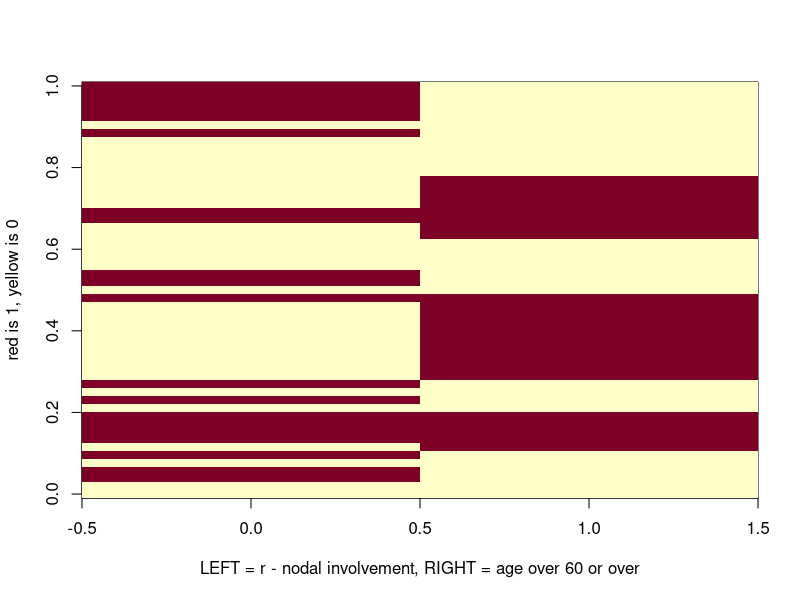
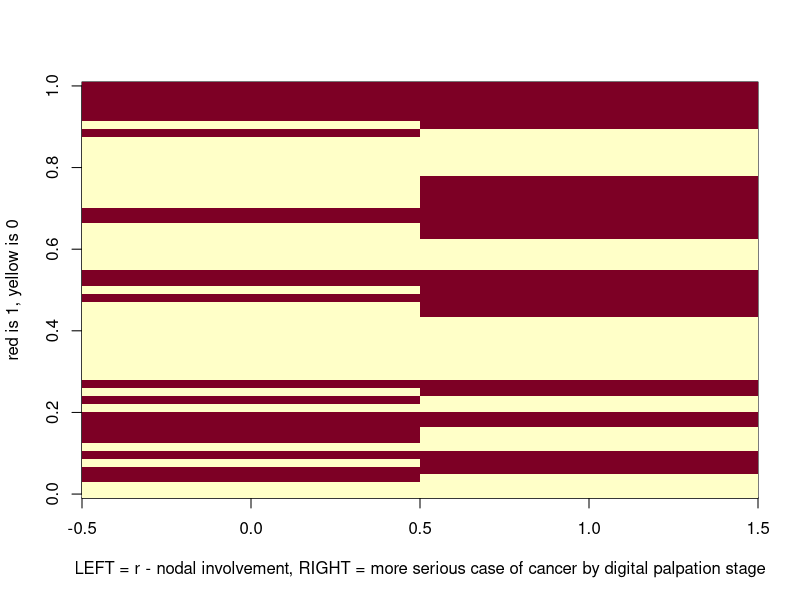
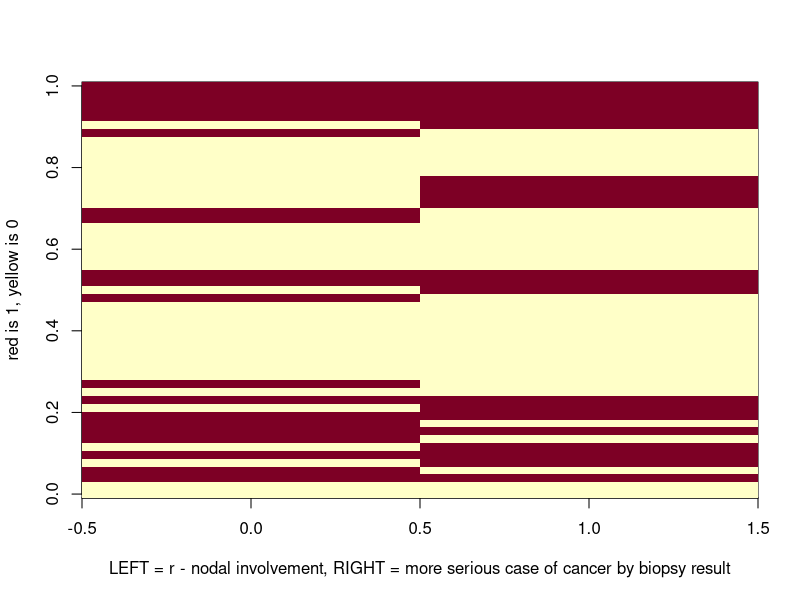
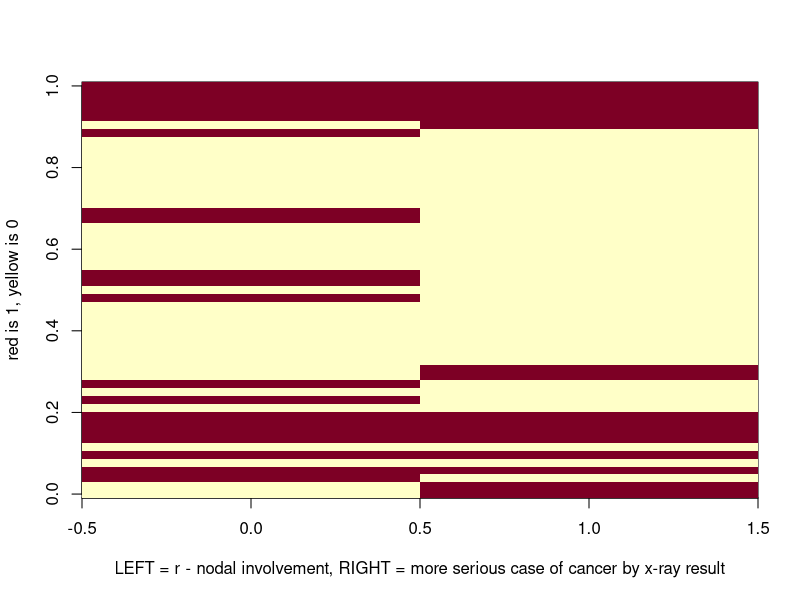
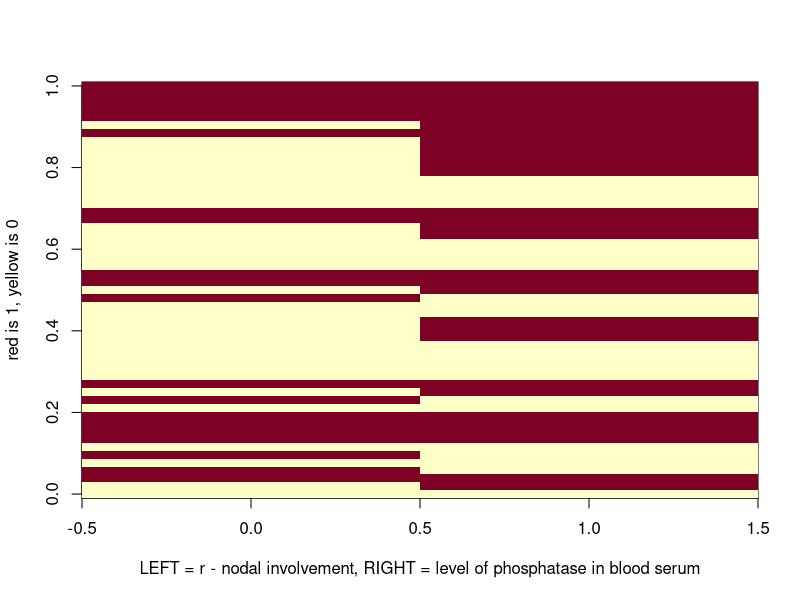

Here is the R script that generated these plots, in order:
## ---- chunk 1
# leave this code here, but feel free to adjust the options or add some more
# see the knitr documentation for details
knitr::opts_chunk$set(echo = TRUE, fig.width=12, fig.height=12)
## ---- chunk 2
# this loads the nodal dataset and makes it available for code in 
# subsequent code chunks.
data(nodal, package="boot")
nodal$m <- NULL
## ---- chunk 3
# insert your R code (with comment lines if you wish) here
summary(nodal)
head(nodal)

# function to rotate matrices, taken from Chapter 1 section_3.rmd
rotate <- function(x) t(apply(x, 2, rev))

image(rotate(matrix(c(nodal$r,nodal$aged),nrow=53,byrow=FALSE)),
      xlab="LEFT = r - nodal involvement, RIGHT = age over 60 or over",
      ylab="red is 1, yellow is 0")
# each band of the image represents one data row

image(rotate(matrix(c(nodal$r,nodal$stage),nrow=53,byrow=FALSE)),
      xlab="LEFT = r - nodal involvement, RIGHT = more serious case of cancer by digital palpation stage",
      ylab="red is 1, yellow is 0")

image(rotate(matrix(c(nodal$r,nodal$grade),nrow=53,byrow=FALSE)),
      xlab="LEFT = r - nodal involvement, RIGHT = more serious case of cancer by biopsy result",
      ylab="red is 1, yellow is 0")

image(rotate(matrix(c(nodal$r,nodal$xray),nrow=53,byrow=FALSE)),
      xlab="LEFT = r - nodal involvement, RIGHT = more serious case of cancer by x-ray result",
      ylab="red is 1, yellow is 0")

image(rotate(matrix(c(nodal$r,nodal$acid),nrow=53,byrow=FALSE)),
      xlab="LEFT = r - nodal involvement, RIGHT = level of phosphatase in blood serum",
      ylab="red is 1, yellow is 0")

## ---- chunk 4
# insert your R code (with comment lines if you wish) here
nodal_mod <- glm(r ~ aged + stage + grade + xray + acid, family=binomial, data=nodal)
summary(nodal_mod)

# str(nodal_mod)
# this gives the structure of the model object, but also prints a long list of stuff, hence commented out unless required

## ---- chunk 5
# insert your R code (with comment lines if you wish) here
nodal_small <- glm(r ~ stage + xray + acid, family=binomial, data=nodal)
summary(nodal_small)

# Comparing the two models
print(anova(nodal_mod,nodal_small, test="Chi"))

## ---- chunk 6
# insert your R code (with comment lines if you wish) here

# exponents of the betas can be interpreted directly as odds
beta <- nodal_small$coefficients
exp(beta)

# profile likelihood-based confidence interval using confint function
confint <- confint(nodal_small)

# xray is the third variable
xray_ci <- confint[3,]
exp(xray_ci)

